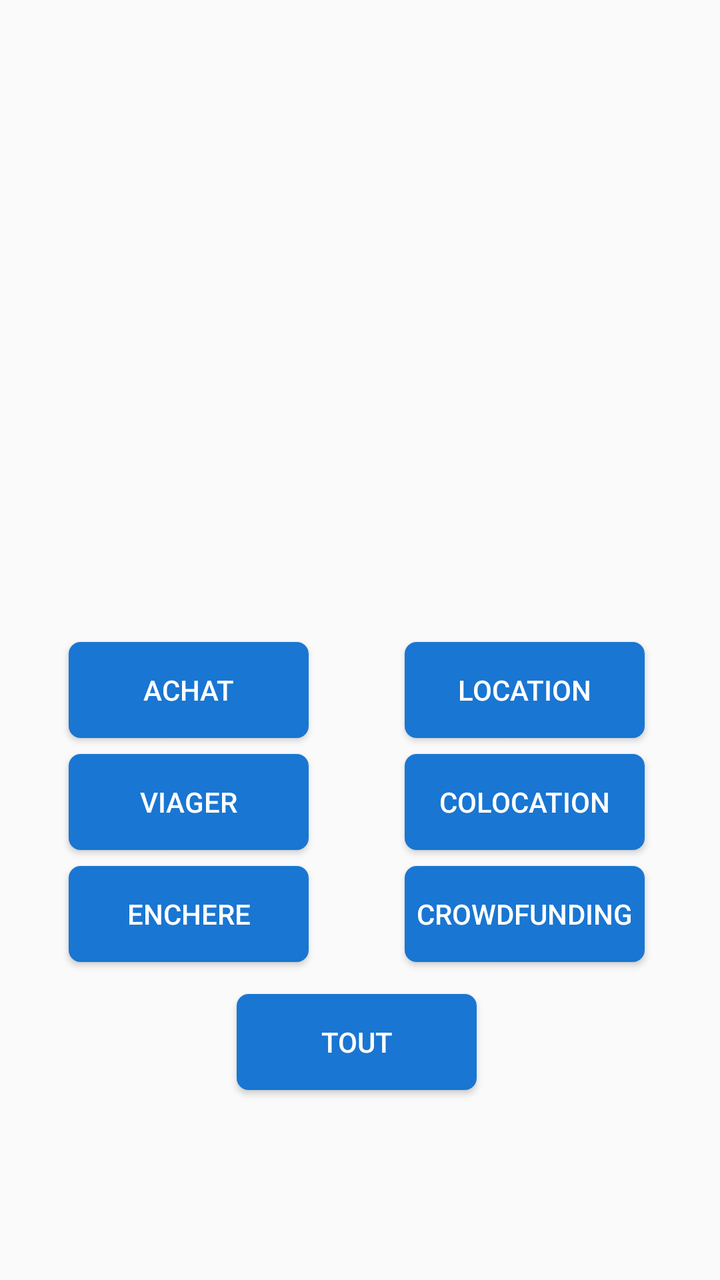
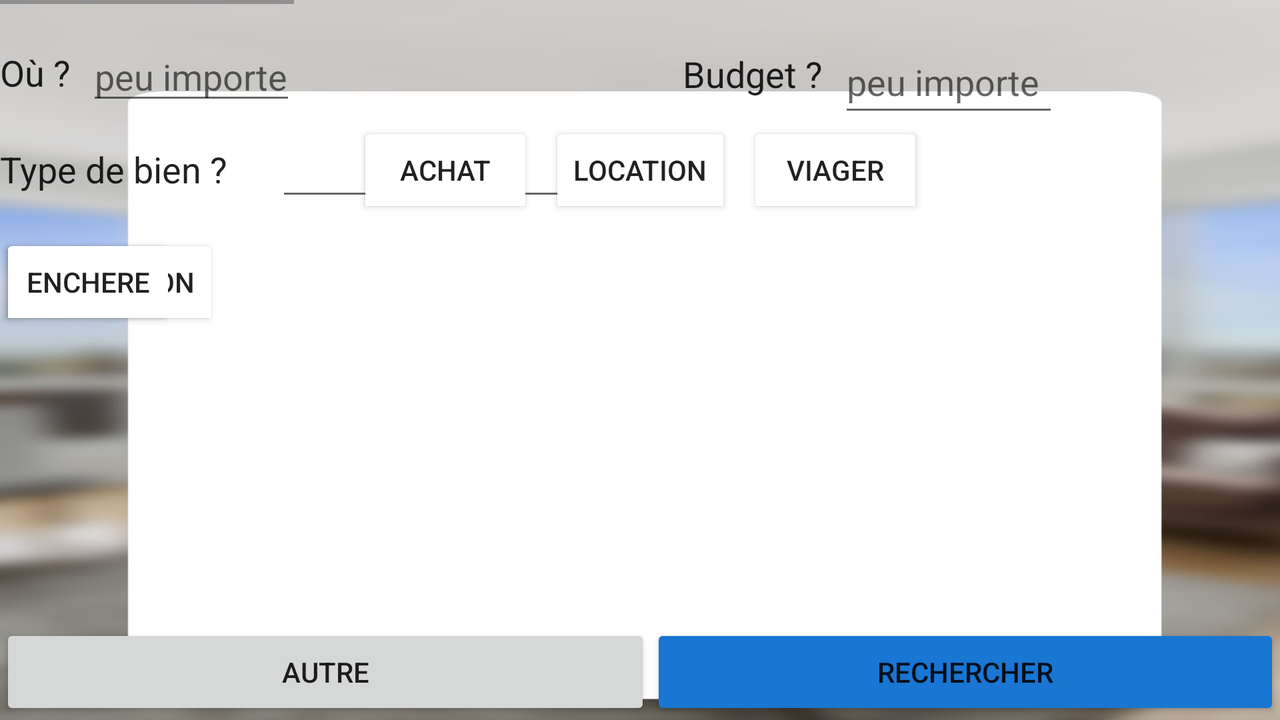

An Android layout and its configuration variant, each rendered on a device that would load it. The default file and the variant file are quoted in full after the pictures.
<!-- AndroidManifest.xml: activity theme AppTheme -->
<!-- res/layout/fragment_main.xml -->
<?xml version="1.0" encoding="utf-8"?>
<FrameLayout xmlns:android="http://schemas.android.com/apk/res/android"
    xmlns:app="http://schemas.android.com/apk/res-auto"
    xmlns:tools="http://schemas.android.com/tools"
    android:id="@+id/activity_main"
    android:layout_width="match_parent"
    android:layout_height="match_parent"
    tools:context="com.example.jean.test.vue.MainFragment"
    >
<android.support.constraint.ConstraintLayout
    android:layout_width="match_parent"
    android:layout_height="match_parent"
    >
    <Button
        android:text="@string/achat"
        android:layout_height="wrap_content"
        android:background="@drawable/roundcorner"
        android:id="@+id/btnAchat"
        android:textColor="@color/White"
        app:layout_constraintBottom_toBottomOf="parent"
        android:layout_marginBottom="16dp"
        android:layout_marginTop="8dp"
        app:layout_constraintTop_toBottomOf="@+id/idLogoAccueil"
        app:layout_constraintVertical_bias="0.19"
        android:layout_marginStart="16dp"
        app:layout_constraintLeft_toLeftOf="parent"
        android:layout_marginLeft="16dp"
        app:layout_constraintRight_toLeftOf="@+id/guideline4"
        android:layout_marginEnd="8dp"
        android:layout_marginRight="8dp"
        android:layout_width="120dp" />

    <Button
        android:text="@string/location"
        android:layout_width="120dp"
        android:layout_height="wrap_content"
        android:id="@+id/btnLocation"
        android:background="@drawable/roundcorner"
        android:textColor="@color/White"
        app:layout_constraintBottom_toBottomOf="parent"
        android:layout_marginBottom="16dp"
        android:layout_marginTop="8dp"
        app:layout_constraintTop_toBottomOf="@+id/idLogoAccueil"
        app:layout_constraintVertical_bias="0.19"
        android:layout_marginEnd="16dp"
        app:layout_constraintRight_toRightOf="parent"
        android:layout_marginRight="16dp"
        app:layout_constraintLeft_toLeftOf="@+id/guideline4" />

    <Button
        android:text="@string/viager"
        android:layout_width="120dp"
        android:layout_height="wrap_content"
        android:id="@+id/btnViager"
        android:background="@drawable/roundcorner"
        android:textColor="@color/White"
        android:layout_marginTop="8dp"
        app:layout_constraintTop_toBottomOf="@+id/btnAchat"
        app:layout_constraintLeft_toLeftOf="@+id/btnAchat"
        app:layout_constraintRight_toRightOf="@+id/btnAchat" />

    <Button
        android:text="@string/colocation"
        android:layout_width="120dp"
        android:layout_height="wrap_content"
        android:id="@+id/btnColocation"
        android:layout_marginTop="8dp"
        app:layout_constraintTop_toBottomOf="@+id/btnLocation"
        android:background="@drawable/roundcorner"
        android:textColor="@color/White"
        app:layout_constraintRight_toRightOf="@+id/btnLocation"
        app:layout_constraintLeft_toLeftOf="@+id/btnLocation" />

    <ImageView
        android:layout_width="350dp"
        android:layout_height="237dp"
        app:srcCompat="@drawable/logoecriture"
        android:id="@+id/idLogoAccueil"
        app:layout_constraintTop_toTopOf="parent"
        android:layout_marginEnd="16dp"
        app:layout_constraintRight_toRightOf="parent"
        android:layout_marginRight="16dp"
        android:layout_marginStart="16dp"
        app:layout_constraintLeft_toLeftOf="parent"
        android:layout_marginLeft="16dp"
        android:layout_marginTop="16dp" />

    <android.support.constraint.Guideline
        android:layout_width="wrap_content"
        android:layout_height="wrap_content"
        android:id="@+id/guideline4"
        android:orientation="vertical"
        tools:layout_editor_absoluteY="0dp"
        tools:layout_editor_absoluteX="206dp"
        app:layout_constraintGuide_percent="0.50121653" />

    <Button
        android:text="@string/Enchere"
        android:layout_width="120dp"
        android:layout_height="wrap_content"
        android:background="@drawable/roundcorner"
        android:id="@+id/btnEnchere"
        app:layout_constraintLeft_toLeftOf="@+id/btnViager"
        app:layout_constraintRight_toRightOf="@+id/btnViager"
        android:layout_marginTop="8dp"
        app:layout_constraintTop_toBottomOf="@+id/btnViager"
        android:textColor="@color/White" />

    <Button
        android:layout_width="120dp"
        android:layout_height="wrap_content"
        android:id="@+id/btnCrowdfunding"
        android:background="@drawable/roundcorner"
        android:layout_marginTop="8dp"
        app:layout_constraintTop_toBottomOf="@+id/btnColocation"
        app:layout_constraintRight_toRightOf="@+id/btnColocation"
        app:layout_constraintLeft_toLeftOf="@+id/btnColocation"
        android:text="@string/crowdfunding"
        android:textColor="@color/White" />

    <Button
        android:background="@drawable/roundcorner"
        android:layout_width="120dp"
        android:layout_height="wrap_content"
        android:id="@+id/btnTout"
        app:layout_constraintLeft_toRightOf="@+id/btnEnchere"
        app:layout_constraintRight_toLeftOf="@+id/btnCrowdfunding"
        android:layout_marginTop="16dp"
        app:layout_constraintTop_toBottomOf="@+id/btnEnchere"
        android:text="@string/tous"
        android:textColor="@color/White" />
</android.support.constraint.ConstraintLayout>
</FrameLayout>
<!-- resources referenced by this layout -->
<resources>
  <color name="White">#FFFFFF</color>
  <!-- drawable roundcorner (drawable) -->
  <?xml version="1.0" encoding="utf-8"?>
  <shape xmlns:android="http://schemas.android.com/apk/res/android">
      <solid android:color="@color/BlueDomoumDark"/>
      <corners android:radius="6dp" />
  </shape>
  <string name="Enchere">Enchere</string>
  <string name="achat">Achat</string>
  <string name="colocation">Colocation</string>
  <string name="crowdfunding">Crowdfunding</string>
  <string name="location">Location</string>
  <string name="tous">Tout</string>
  <string name="viager">Viager</string>
  <style name="AppTheme" parent="AppTheme.NoActionBar">
          
          <item name="colorPrimary">@color/BlueDomoumDark</item>
          <item name="colorPrimaryDark">@color/BlueDomoumDark</item>
          <item name="colorAccent">@color/colorAccent</item>
      </style>
  <color name="BlueDomoumDark">#1976D2</color>
  <style name="AppTheme.NoActionBar" parent="Theme.AppCompat.Light.NoActionBar">
          
          <item name="windowNoTitle">true</item>
          <item name="windowActionBar">false</item>
          <item name="colorPrimary">@color/colorPrimary</item>
          <item name="colorPrimaryDark">@color/colorPrimaryDark</item>
          <item name="colorAccent">@color/colorAccent</item>
      </style>
  <color name="colorAccent">#ff4081</color>
  <color name="colorPrimary">#3F51B5</color>
  <color name="colorPrimaryDark">#303F9F</color>
</resources>
<!-- res/layout-land/fragment_main.xml (the repository's variant of the layout above) -->
<!-- drawn on the phone turned sideways -->
<?xml version="1.0" encoding="utf-8"?>
<android.support.constraint.ConstraintLayout xmlns:android="http://schemas.android.com/apk/res/android"
    xmlns:app="http://schemas.android.com/apk/res-auto"
    xmlns:tools="http://schemas.android.com/tools"
    android:id="@+id/activity_main"
    android:layout_width="match_parent"
    android:layout_height="match_parent"
    tools:context="com.example.jean.test.vue.MainFragment"
    android:background="@drawable/background2">

    <android.support.constraint.Guideline
        android:layout_width="wrap_content"
        android:layout_height="387dp"
        android:id="@+id/guideline"
        android:orientation="vertical"
        tools:layout_editor_absoluteY="0dp"
        tools:layout_editor_absoluteX="347dp"
        app:layout_constraintGuide_percent="0.50851583" />

    <android.support.constraint.Guideline
        android:layout_width="wrap_content"
        android:layout_height="wrap_content"
        android:id="@+id/guideline2"
        android:orientation="horizontal"
        tools:layout_editor_absoluteY="117dp"
        tools:layout_editor_absoluteX="0dp"
        app:layout_constraintGuide_percent="0.30232558" />

    <ToggleButton
        android:text="@string/achat"
        android:layout_width="wrap_content"
        android:layout_height="48dp"
        android:id="@+id/tAchat"
        android:textOff="@string/achat"
        android:textOn="@string/achat"
        android:backgroundTint="@android:color/white"
        app:layout_constraintRight_toLeftOf="@+id/tLocation"
        android:layout_marginEnd="8dp"
        android:layout_marginRight="8dp"
        app:layout_constraintBottom_toTopOf="@+id/guideline2" />



    <ToggleButton
        android:text="@string/location"
        android:layout_width="wrap_content"
        android:layout_height="wrap_content"
        android:id="@+id/tLocation"
        android:textOff="@string/location"
        android:textOn="@string/location"
        android:backgroundTint="@android:color/white"
        app:layout_constraintBottom_toTopOf="@+id/guideline2"
        android:layout_marginStart="16dp"
        app:layout_constraintLeft_toLeftOf="parent"
        android:layout_marginLeft="16dp"
        android:layout_marginEnd="16dp"
        app:layout_constraintRight_toRightOf="parent"
        android:layout_marginRight="16dp" />

    <ToggleButton
        android:text="@string/colocation"
        android:layout_width="wrap_content"
        android:layout_height="wrap_content"
        android:id="@+id/tColocation"
        android:backgroundTint="@android:color/white"
        android:textOff="@string/colocation"
        android:textOn="@string/colocation"
        app:layout_constraintLeft_toRightOf="@+id/tVente"
        android:layout_marginStart="8dp"
        android:layout_marginLeft="8dp"
        android:layout_marginTop="8dp"
        app:layout_constraintTop_toBottomOf="@+id/tViager" />

    <ToggleButton
        android:text="@string/viager"
        android:layout_width="wrap_content"
        android:layout_height="wrap_content"
        android:id="@+id/tViager"
        android:textOff="@string/viager"
        android:textOn="@string/viager"
        android:backgroundTint="@android:color/white"
        android:layout_marginStart="8dp"
        app:layout_constraintLeft_toRightOf="@+id/tLocation"
        android:layout_marginLeft="8dp"
        app:layout_constraintTop_toTopOf="@+id/tLocation"
        app:layout_constraintBottom_toTopOf="@+id/guideline2" />

    <ToggleButton
        android:text="@string/Enchere"
        android:layout_width="wrap_content"
        android:layout_height="wrap_content"
        android:id="@+id/tEnchere"
        android:backgroundTint="@android:color/white"
        android:textOff="@string/Enchere"
        android:textOn="@string/Enchere"
        app:layout_constraintRight_toLeftOf="@+id/tVente"
        android:layout_marginEnd="8dp"
        android:layout_marginRight="8dp"
        app:layout_constraintTop_toTopOf="@+id/guideline2"
        android:layout_marginTop="8dp" />

    <View
        android:layout_width="184dp"
        android:background="#FF909090"
        android:id="@+id/separator"
        android:layout_height="2dp"
        app:layout_constraintLeft_toLeftOf="@+id/tEnchere"
        app:layout_constraintRight_toRightOf="@+id/tColocation"
        app:layout_constraintTop_toBottomOf="@+id/tVente"
        android:layout_marginTop="8dp" />

    <TextView
        android:text="@string/Où"
        android:layout_width="wrap_content"
        android:layout_height="wrap_content"
        android:id="@+id/textView"
        android:textAppearance="@style/TextAppearance.AppCompat.Large"
        android:textSize="18sp"
        app:layout_constraintTop_toTopOf="@+id/separator"
        android:layout_marginTop="24dp"
        app:layout_constraintLeft_toLeftOf="@+id/tEnchere" />

    <AutoCompleteTextView
        android:layout_width="wrap_content"
        android:layout_height="wrap_content"
        android:id="@+id/autoLieu"
        android:layout_marginStart="8dp"
        app:layout_constraintLeft_toRightOf="@+id/textView"
        android:layout_marginLeft="8dp"
        android:hint="@string/importe"
        app:layout_constraintTop_toTopOf="@+id/textView"
        app:layout_constraintBottom_toBottomOf="@+id/textView"
        app:layout_constraintVertical_bias="0.47" />

    <TextView
        android:text="@string/Budget"
        android:layout_width="wrap_content"
        android:layout_height="wrap_content"
        android:id="@+id/textView2"
        android:textAppearance="@style/TextAppearance.AppCompat.Large"
        android:textSize="18sp"
        app:layout_constraintTop_toTopOf="@+id/autoLieu"
        app:layout_constraintBottom_toBottomOf="@+id/autoLieu"
        app:layout_constraintLeft_toLeftOf="@+id/guideline"
        android:layout_marginStart="16dp"
        android:layout_marginLeft="16dp" />

    <EditText
        android:layout_height="48dp"
        android:inputType="numberSigned"
        android:ems="10"
        android:id="@+id/txtPrix"
        app:layout_constraintTop_toTopOf="@+id/textView2"
        app:layout_constraintBottom_toBottomOf="@+id/textView2"
        android:layout_marginStart="8dp"
        android:layout_marginLeft="8dp"
        app:layout_constraintVertical_bias="0.39"
        app:layout_constraintLeft_toRightOf="@+id/textView2"
        android:hint="@string/importe"
        android:layout_width="110dp" />

    <TextView
        android:text="@string/Type"
        android:layout_width="wrap_content"
        android:layout_height="wrap_content"
        android:id="@+id/txtType"
        android:textAppearance="@style/TextAppearance.AppCompat.Large"
        android:textSize="18sp"
        app:layout_constraintLeft_toLeftOf="@+id/textView"
        android:layout_marginTop="24dp"
        app:layout_constraintTop_toBottomOf="@+id/textView" />

    <Button
        android:text="@string/autre"
        android:layout_width="0dp"
        android:layout_height="wrap_content"
        android:id="@+id/btnAutre"
        app:layout_constraintBottom_toBottomOf="parent"
        app:layout_constraintLeft_toLeftOf="parent"
        app:layout_constraintRight_toLeftOf="@+id/guideline" />

    <Button
        android:text="@string/Rechercher"
        android:layout_width="0dp"
        android:layout_height="wrap_content"
        android:id="@+id/btnConfirmer"
        app:layout_constraintBottom_toBottomOf="parent"
        app:layout_constraintRight_toRightOf="parent"
        app:layout_constraintLeft_toRightOf="@+id/btnAutre"
        android:backgroundTint="@color/BlueDomoumDark" />

    <EditText
        android:layout_width="190dp"
        android:layout_height="wrap_content"
        android:inputType="textPersonName"
        android:ems="10"
        android:scrollHorizontally="true"
        android:ellipsize="end"
        android:maxLines="1"
        android:focusable="false"
        android:id="@+id/editType"
        android:layout_marginStart="24dp"
        app:layout_constraintLeft_toRightOf="@+id/txtType"
        android:layout_marginLeft="24dp"
        app:layout_constraintBottom_toBottomOf="@+id/txtType"
        app:layout_constraintTop_toTopOf="@+id/txtType" />
</android.support.constraint.ConstraintLayout>
<!-- resources referenced by the variant -->
<!-- as the phone turned sideways resolves them -->
<resources>
  <color name="BlueDomoumDark">#1976D2</color>
  <!-- drawable background2: png bitmap (drawable, 128189 bytes) -->
  <string name="Budget">Budget ?</string>
  <string name="Enchere">Enchere</string>
  <string name="Rechercher">Rechercher</string>
  <string name="Type">Type de bien ?</string>
  <string name="achat">Achat</string>
  <string name="autre">Autre</string>
  <string name="colocation">Colocation</string>
  <string name="importe">peu importe</string>
  <string name="location">Location</string>
  <string name="viager">Viager</string>
  <style name="AppTheme" parent="AppTheme.NoActionBar">
          
          <item name="colorPrimary">@color/BlueDomoumDark</item>
          <item name="colorPrimaryDark">@color/BlueDomoumDark</item>
          <item name="colorAccent">@color/colorAccent</item>
      </style>
  <style name="AppTheme.NoActionBar" parent="Theme.AppCompat.Light.NoActionBar">
          
          <item name="windowNoTitle">true</item>
          <item name="windowActionBar">false</item>
          <item name="colorPrimary">@color/colorPrimary</item>
          <item name="colorPrimaryDark">@color/colorPrimaryDark</item>
          <item name="colorAccent">@color/colorAccent</item>
      </style>
  <color name="colorAccent">#ff4081</color>
  <color name="colorPrimary">#3F51B5</color>
  <color name="colorPrimaryDark">#303F9F</color>
</resources>
